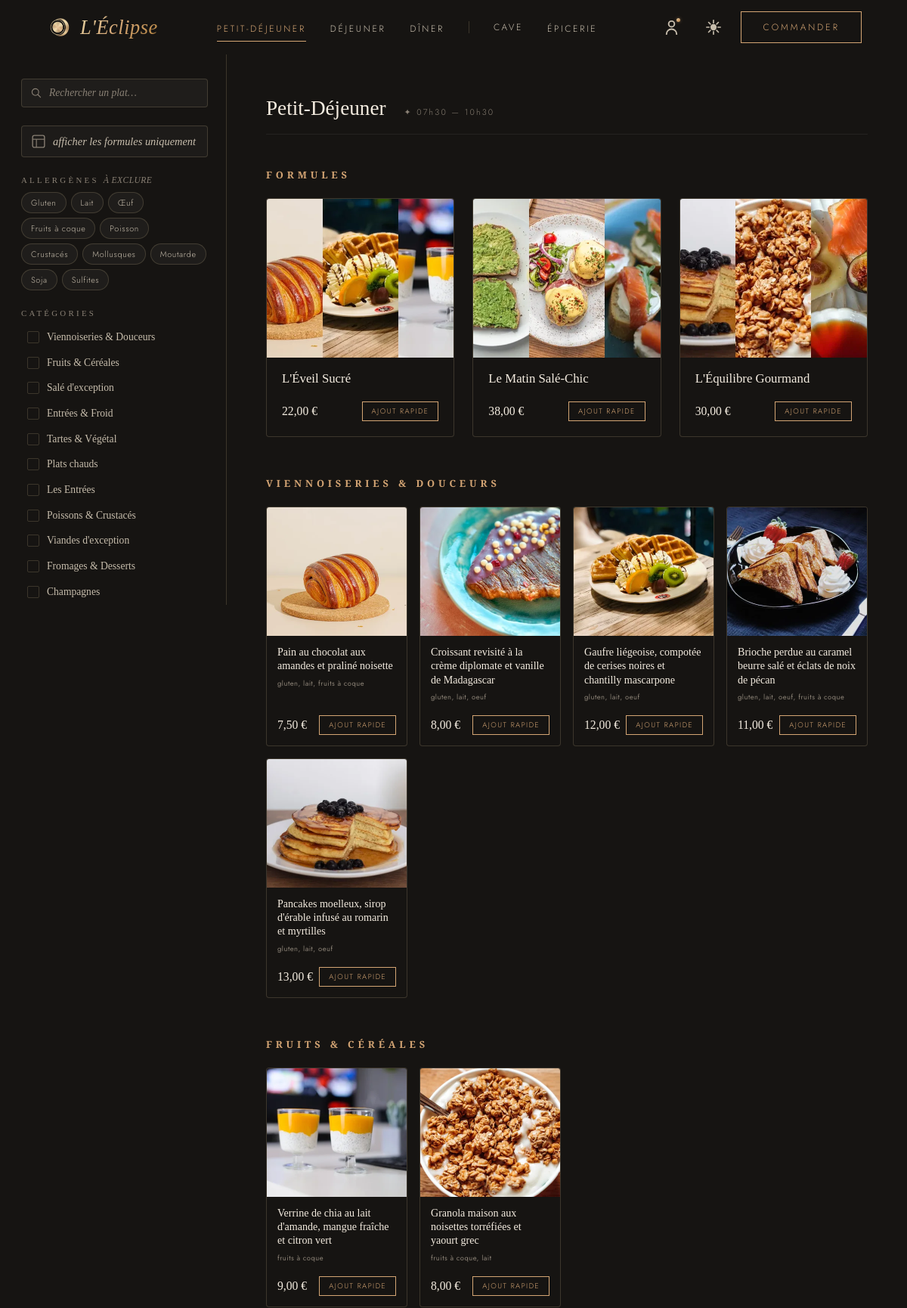
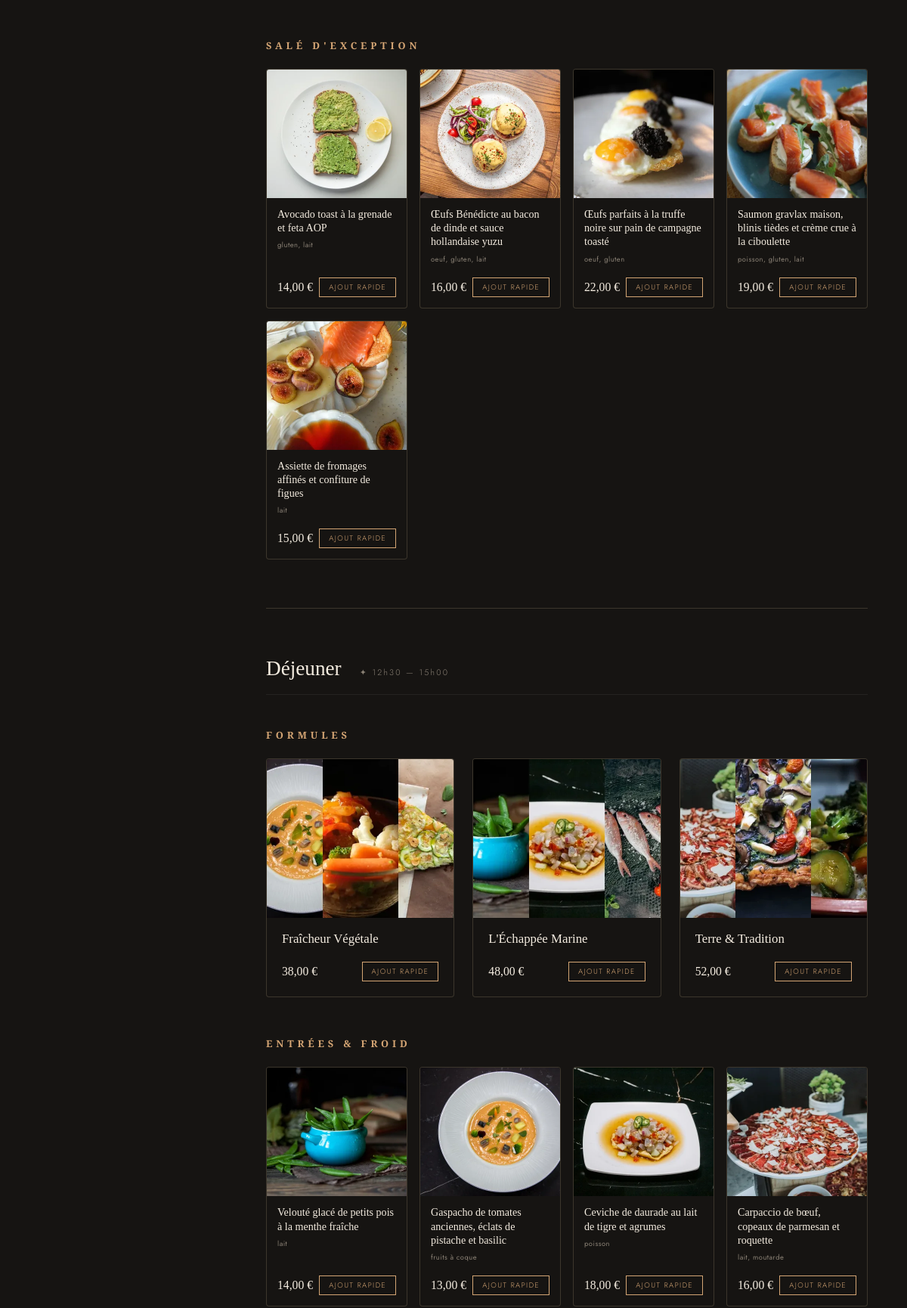
The page /catalogue.php (upper part) on the database its author committed (2 pictures, top to bottom).
### tables this page shows
CREATE TABLE services (
    id             INTEGER PRIMARY KEY AUTOINCREMENT,
    name           TEXT    NOT NULL UNIQUE,
    label          TEXT    NOT NULL,
    hours          TEXT,
    title_html     TEXT    NOT NULL,
    image_url      TEXT    NOT NULL,
    image_alt      TEXT    NOT NULL,
    gradient       TEXT    NOT NULL DEFAULT 'rgba(22,20,18,.15),rgba(22,20,18,.55)',
    formulas_label TEXT,
    li_class       TEXT    NOT NULL DEFAULT 'nav-item',
    compact        INTEGER NOT NULL DEFAULT 0,
    display_order  INTEGER NOT NULL DEFAULT 0
);

CREATE TABLE categories (
    id            INTEGER PRIMARY KEY AUTOINCREMENT,
    name          TEXT    NOT NULL,
    label         TEXT    NOT NULL,
    service_id    INTEGER NOT NULL REFERENCES services(id) ON DELETE CASCADE,
    display_order INTEGER NOT NULL DEFAULT 0,
    UNIQUE(name, service_id)
);

CREATE TABLE menus (
    id          INTEGER PRIMARY KEY AUTOINCREMENT,
    name        TEXT    NOT NULL,
    description TEXT,
    total_price REAL    NOT NULL,
    min_people  INTEGER DEFAULT 1,
    time_slots  TEXT,
    image       TEXT,
    service_id  INTEGER NOT NULL REFERENCES services(id)
);

CREATE TABLE dishes (
    id              INTEGER PRIMARY KEY AUTOINCREMENT,
    name            TEXT    NOT NULL,
    description     TEXT,
    price           REAL    NOT NULL,
    allergens       TEXT,
    nutritional_info TEXT,
    image           TEXT,
    service_id      INTEGER NOT NULL REFERENCES services(id),
    category_id     INTEGER NOT NULL REFERENCES categories(id)
);

### models/navbar.php (called while the page is built, shortened)
<?php
function getNavbarData($pdo) {
    $services = $pdo->query(
        'SELECT * FROM services ORDER BY display_order'
    )->fetchAll(PDO::FETCH_ASSOC);
    $formulaStmt = $pdo->prepare(
        'SELECT id, name, description FROM menus WHERE service_id = ? ORDER BY id LIMIT 4'
    );
    $catStmt = $pdo->prepare(
        'SELECT id, name, label FROM categories WHERE service_id = ? ORDER BY display_order LIMIT 5'
    );
    $dishStmt = $pdo->prepare(
        'SELECT id, name FROM dishes WHERE service_id = ? AND category_id = ? ORDER BY id LIMIT 6'
    );
    $data = [];
    foreach ($services as $svc) {
        $has_more = false;
        $formulaStmt->execute([$svc['id']]);
        $allFormulas = $formulaStmt->fetchAll(PDO::FETCH_ASSOC);
        $formulas = array_slice($allFormulas, 0, 3);
        $catStmt->execute([$svc['id']]);
        $allCats = $catStmt->fetchAll(PDO::FETCH_ASSOC);
        if (count($allCats) > 4) $has_more = true;
        $cats = array_slice($allCats, 0, 4);
        $categories = [];
        foreach ($cats as $cat) {
            $dishStmt->execute([$svc['id'], $cat['id']]);
            $allDishes = $dishStmt->fetchAll(PDO::FETCH_ASSOC);
            $categories[$cat['name']] = [
                'label'  => $cat['label'],
                'dishes' => array_slice($allDishes, 0, 5),
            ];
        }
        $data[$svc['name']] = [
            'formulas'   => $formulas,
            'categories' => $categories,
            'has_more'   => $has_more,
        ];
    }
    return [
        'services' => $services,
        'data'     => $data,
    ];
}

### functions.php (called while the page is built, shortened)
<?php
function h($string) {
    return htmlspecialchars($string ?? '', ENT_QUOTES, 'UTF-8');
}
function catalogue_image(string $name, string $placeholder): string {
    $slug = str_replace(' ', '-', str_replace(["'", "\u{2019}"], '', $name));
    $abs  = __DIR__ . '/images/catalogue/' . $slug . '.webp';
    return file_exists($abs) ? '/images/catalogue/' . $slug . '.webp' : $placeholder;
}

### catalogue.php (the view, shortened to what this page needs)
<?php
require_once 'functions.php';
$pdo = getDatabaseConnection();
$svcStmt  = $pdo->query('SELECT * FROM services ORDER BY display_order');
$menuStmt = $pdo->prepare('SELECT * FROM menus WHERE service_id = ? ORDER BY id');
$catStmt  = $pdo->prepare('SELECT * FROM categories WHERE service_id = ? ORDER BY display_order');
$dishStmt = $pdo->prepare('SELECT * FROM dishes WHERE category_id = ? ORDER BY id');
$catalogue = [];
foreach ($svcStmt->fetchAll(PDO::FETCH_ASSOC) as $svc) {
    $svc['url_slug'] = str_replace('_', '-', $svc['name']);
    $menuStmt->execute([$svc['id']]);
    $menus = $menuStmt->fetchAll(PDO::FETCH_ASSOC);
    $catStmt->execute([$svc['id']]);
    $cats = $catStmt->fetchAll(PDO::FETCH_ASSOC);
    foreach ($cats as &$cat) {
        $dishStmt->execute([$cat['id']]);
        $cat['dishes'] = $dishStmt->fetchAll(PDO::FETCH_ASSOC);
    }
    $catalogue[] = array_merge($svc, ['menus' => $menus, 'categories' => $cats]);
}
?>
<?php
$pageCss = 'catalogue.css';
$isCataloguePage = true;
?>
<?php include 'includes/header.php'; ?>
<div class="catalogue-layout">
  <aside class="cat-sidebar" data-filter-sidebar>
    <div class="filter-search">
      <svg class="filter-search-icon" viewBox="0 0 20 20" fill="none" aria-hidden="true">
        <circle cx="8.5" cy="8.5" r="5.5" stroke="currentColor" stroke-width="1.4"/>
        <line x1="12.5" y1="12.5" x2="17" y2="17" stroke="currentColor" stroke-width="1.4" stroke-linecap="round"/>
      </svg>
      <input type="text" class="filter-search-input"
             placeholder="Rechercher un plat…"
             data-filter-search
             autocomplete="off">
    </div>
    <button class="filter-formulas-toggle" data-filter-formulas>
      <span class="filter-formulas-toggle-icon" aria-hidden="true">
        <svg viewBox="0 0 16 16" fill="none">
          <rect x="1" y="1" width="14" height="14" rx="2" stroke="currentColor" stroke-width="1.2"/>
          <line x1="1" y1="5.5" x2="15" y2="5.5" stroke="currentColor" stroke-width="1"/>
          <line x1="5.5" y1="5.5" x2="5.5" y2="15" stroke="currentColor" stroke-width="1"/>
        </svg>
      </span>
      <span class="filter-formulas-toggle-label">afficher les formules uniquement</span>
    </button>
    <div class="filter-group">
      <h3 class="filter-label">Allergènes <span class="filter-label-hint">À EXCLURE</span></h3>
      <div class="filter-pills" data-filter-group="allergen">
        <button class="filter-pill" data-filter="gluten">Gluten</button>
        <button class="filter-pill" data-filter="lait">Lait</button>
        <button class="filter-pill" data-filter="oeuf">Œuf</button>
        <button class="filter-pill" data-filter="fruits à coque">Fruits à coque</button>
        <button class="filter-pill" data-filter="poisson">Poisson</button>
        <button class="filter-pill" data-filter="crustacés">Crustacés</button>
        <button class="filter-pill" data-filter="mollusques">Mollusques</button>
        <button class="filter-pill" data-filter="moutarde">Moutarde</button>
        <button class="filter-pill" data-filter="soja">Soja</button>
        <button class="filter-pill" data-filter="sulfites">Sulfites</button>
      </div>
    </div>
    <div class="filter-group">
      <h3 class="filter-label">Catégories</h3>
      <div class="filter-checkboxes" data-filter-group="category">
        <?php foreach ($catalogue as $svc): ?>
          <?php foreach ($svc['categories'] as $cat): ?>
          <label class="filter-checkbox">
            <input type="checkbox" value="<?= h($cat['name']) ?>">
            <span class="filter-checkbox-label"><?= h(html_entity_decode($cat['label'], ENT_QUOTES, 'UTF-8')) ?></span>
          </label>
          <?php endforeach; ?>
        <?php endforeach; ?>
      </div>
    </div>
  </aside>
  <main class="cat-content">
    <?php foreach ($catalogue as $svc): ?>
    <section id="<?= h($svc['url_slug']) ?>" class="cat-service" data-spy-service data-slug="<?= h($svc['url_slug']) ?>">
      <header class="cat-service-header">
        <h2 class="cat-service-title"><?= h($svc['label']) ?></h2>
        <?php if ($svc['hours']): ?>
          <span class="cat-service-hours">✦ <?= h($svc['hours']) ?></span>
        <?php endif; ?>
      </header>
      <?php if (!empty($svc['menus'])): ?>
      <section id="svc-<?= h($svc['name']) ?>--formules" class="cat-section">
        <h3 class="cat-section-title">Formules</h3>
        <div class="cat-menus-grid">
          <?php foreach ($svc['menus'] as $menu): ?>
          <?php $img = catalogue_image($menu['name'], '/images/placeholder-menu.svg'); ?>
          <article class="menu-card"
                   data-item-id="<?= (int)$menu['id'] ?>"
                   data-item-type="menu"
                   data-service="<?= h($svc['name']) ?>"
                   data-category="formules"
                   data-categories="<?= h($menu['categories'] ?? '') ?>"
                   data-search="<?= h(strtolower($menu['name'] . ' ' . $menu['description'] . ' ' . implode(' ', $menu['dish_names']))) ?>"
                   data-allergens="<?= h(strtolower($menu['allergens'] ?? '')) ?>">
            <div class="menu-card-img">
              <img src="<?= $img ?>" width="600" height="420" loading="lazy" alt="">
            </div>
            <div class="menu-card-body">
              <h4 class="menu-card-name"><?= h($menu['name']) ?></h4>
              <div class="card-footer">
                <span class="price"><?= number_format($menu['total_price'], 2, ',', ' ') ?>&nbsp;€</span>
                <button type="button" class="add-btn add-btn--quick"
                        data-quick-add
                        data-item-id="<?= (int)$menu['id'] ?>"
                        data-item-type="menu"
                        data-quantity="1">Ajout rapide</button>
              </div>
            </div>
          </article>
          <?php endforeach; ?>
        </div>
      </section>
      <?php endif; ?>
      <?php foreach ($svc['categories'] as $cat): ?>
      <section id="cat-<?= h($svc['name']) ?>--<?= h($cat['name']) ?>" class="cat-section">
        <h3 class="cat-section-title"><?= $cat['label'] ?></h3>
        <div class="cat-dishes-grid">
          <?php foreach ($cat['dishes'] as $dish): ?>
          <?php $img = catalogue_image($dish['name'], '/images/placeholder-dish.svg'); ?>
          <article class="dish-card"
                   data-item-id="<?= (int)$dish['id'] ?>"
                   data-item-type="dish"
                   data-service="<?= h($svc['name']) ?>"
                   data-category="<?= h($cat['name']) ?>"
                   data-search="<?= h(strtolower($dish['name'] . ' ' . ($dish['description'] ?? ''))) ?>"
                   data-allergens="<?= h(strtolower($dish['allergens'] ?? '')) ?>">
            <div class="dish-card-img">
              <img src="<?= $img ?>" width="450" height="340" loading="lazy" alt="">
            </div>
            <div class="dish-card-body">
              <h4 class="dish-card-name"><?= h($dish['name']) ?></h4>
              <?php if ($dish['allergens']): ?>
              <p class="dish-card-allergens"><?= h($dish['allergens']) ?></p>
              <?php endif; ?>
              <div class="card-footer">
                <span class="price"><?= number_format($dish['price'], 2, ',', ' ') ?>&nbsp;€</span>
                <button type="button" class="add-btn add-btn--quick"
                        data-quick-add
                        data-item-id="<?= (int)$dish['id'] ?>"
                        data-item-type="dish"
                        data-quantity="1">Ajout rapide</button>
              </div>
            </div>
          </article>
          <?php endforeach; ?>
        </div>
      </section>
      <?php endforeach; ?>
    </section>
    <?php endforeach; ?>
  </main>
</div>
<?php include 'includes/footer.php'; ?>

### includes/header.php (shortened to what this page needs)
<?php
require_once __DIR__ . '/../models/navbar.php';
$navData = getNavbarData($pdo);
$cartTotalQty = 0;
?>
<!DOCTYPE html>
<html lang="fr">
<head>
  <link rel="stylesheet" href="/assets/css/style.css">
  <link rel="stylesheet" href="/assets/css/navbar.css">
  <?php if (!empty($pageCss)): ?>
    <link rel="stylesheet" href="/assets/css/<?= $pageCss ?>">
  <?php endif; ?>
</head>
<body<?= isset($isCataloguePage) && $isCataloguePage ? ' data-catalogue-page' : '' ?>>
<header class="navbar" data-navbar>
  <div class="navbar-inner">
    <a href="/" class="logo" aria-label="L'Éclipse">
      <img class="logo-image" src="/images/logo.webp" alt="" width="38" height="38">
      <span class="logo-text">L'Éclipse</span>
    </a>
    <nav aria-label="Navigation principale">
      <ul class="nav-list">
        <?php foreach ($navData['services'] as $svc):
          $key     = $svc['name'];
          $slug    = str_replace('_', '-', $key);
        ?>
        <li class="<?= $svc['li_class'] ?>">
          <a class="nav-btn" href="catalogue.php#<?= htmlspecialchars($slug) ?>" aria-haspopup="true" aria-expanded="false" data-menu-trigger>
            <?= htmlspecialchars($svc['label']) ?>
          </a>
        </li>
        <?php endforeach; ?>
      </ul>
    </nav>
    <div class="navbar-utils">
      <div class="profile" data-profile>
        <?php if (empty($user)): ?>
          <a href="connexion.php" class="icon-btn profile-btn" aria-label="Mon compte" data-profile-trigger>
            <span class="profile-icon" aria-hidden="true"></span>
          </a>
        <?php endif; ?>
      </div>
      <button class="icon-btn theme-btn" id="themeToggle" aria-label="Changer de thème">
        <span class="theme-icon" aria-hidden="true"></span>
      </button>
      <?php if ($cartTotalQty === 0): ?>
        <a class="order-btn" href="catalogue.php">Commander</a>
      <?php endif; ?>
    </div>
  </div>
</header>

### rows shown on the page
services: label "PETIT-DÉJEUNER", label "Viennoiseries & Douceurs", label "Petit-Déjeuner", hours "07h30 — 10h30", name "L'Éveil Sucré", total_price "22,00", label "VIENNOISERIES & DOUCEURS"
services: label "DÉJEUNER", label "Déjeuner", hours "12h30 — 15h00"
services: label "DÎNER"
services: label "CAVE"
services: label "ÉPICERIE"
categories: label "Fruits & Céréales", label "FRUITS & CÉRÉALES"
categories: label "Salé d'exception", label "SALÉ D'EXCEPTION"
categories: label "Entrées & Froid", label "ENTRÉES & FROID"
categories: label "Tartes & Végétal"
categories: label "Plats chauds"
categories: label "Les Entrées"
categories: label "Poissons & Crustacés"
categories: label "Viandes d'exception"
categories: label "Fromages & Desserts"
categories: label "Champagnes"
menus: shows a picture, name "Le Matin Salé-Chic", total_price "38,00"
menus: shows a picture, name "L'Équilibre Gourmand", total_price "30,00"
dishes: shows a picture, name "Pain au chocolat aux amandes et praliné noisette", allergens "gluten, lait, fruits à coque", price "7,50"
dishes: shows a picture, name "Croissant revisité à la crème diplomate et vanille de Madagascar", allergens "gluten, lait, oeuf", price "8,00"
dishes: shows a picture, name "Gaufre liégeoise, compotée de cerises noires et chantilly mascarpone", allergens "gluten, lait, oeuf", price "12,00"
dishes: shows a picture, name "Brioche perdue au caramel beurre salé et éclats de noix de pécan", allergens "gluten, lait, oeuf, fruits à coque", price "11,00"
dishes: shows a picture, name "Pancakes moelleux, sirop d'érable infusé au romarin et myrtilles", allergens "gluten, lait, oeuf", price "13,00"
dishes: shows a picture, name "Verrine de chia au lait d'amande, mangue fraîche et citron vert", allergens "fruits à coque", price "9,00"
dishes: shows a picture, name "Granola maison aux noisettes torréfiées et yaourt grec", allergens "fruits à coque, lait", price "8,00"
dishes: shows a picture, name "Avocado toast à la grenade et feta AOP", allergens "gluten, lait", price "14,00"
dishes: shows a picture, name "Œufs Bénédicte au bacon de dinde et sauce hollandaise yuzu", allergens "oeuf, gluten, lait", price "16,00"
dishes: shows a picture, name "Œufs parfaits à la truffe noire sur pain de campagne toasté", allergens "oeuf, gluten", price "22,00"
dishes: shows a picture, name "Saumon gravlax maison, blinis tièdes et crème crue à la ciboulette", allergens "poisson, gluten, lait", price "19,00"
dishes: shows a picture, name "Assiette de fromages affinés et confiture de figues", allergens "lait", price "15,00"
menus: shows a picture, name "Fraîcheur Végétale", total_price "38,00"
menus: shows a picture, name "L'Échappée Marine", total_price "48,00"
menus: shows a picture, name "Terre & Tradition", total_price "52,00"
dishes: shows a picture, name "Velouté glacé de petits pois à la menthe fraîche", allergens "lait", price "14,00"
dishes: shows a picture, name "Gaspacho de tomates anciennes, éclats de pistache et basilic", allergens "fruits à coque", price "13,00"
dishes: shows a picture, name "Ceviche de daurade au lait de tigre et agrumes", allergens "poisson", price "18,00"
dishes: shows a picture, name "Carpaccio de bœuf, copeaux de parmesan et roquette", allergens "lait, moutarde", price "16,00"
